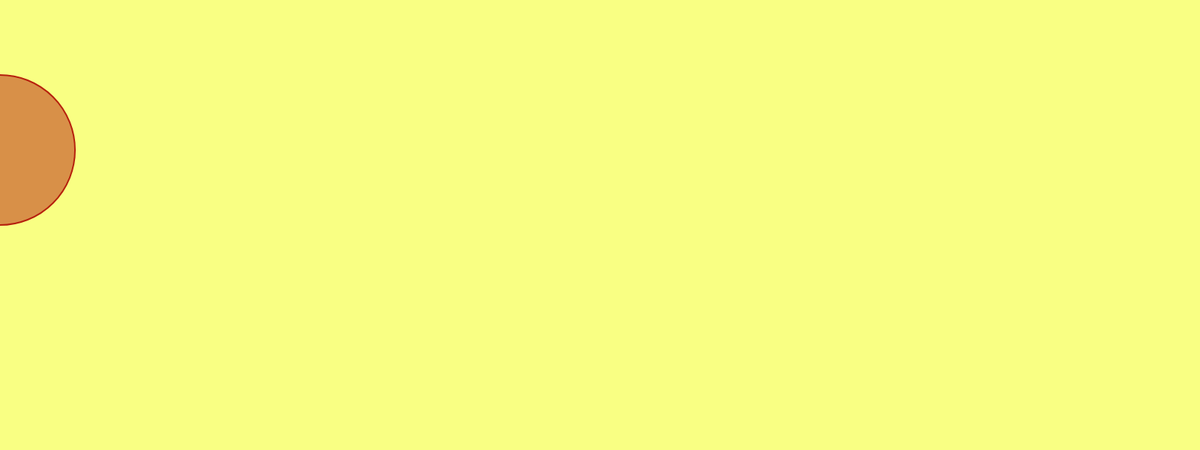
Frame 1 (no input)
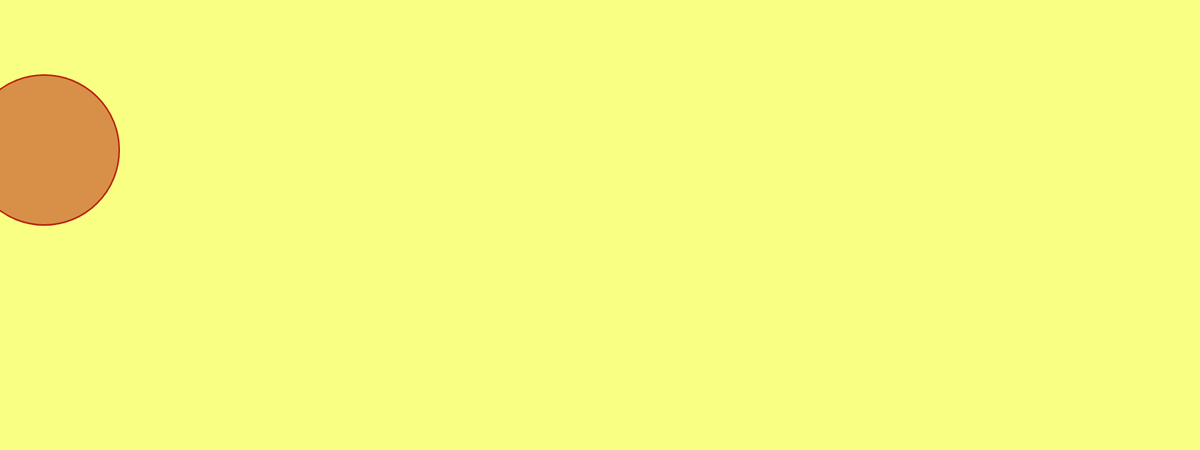
Frame 60 (no input)
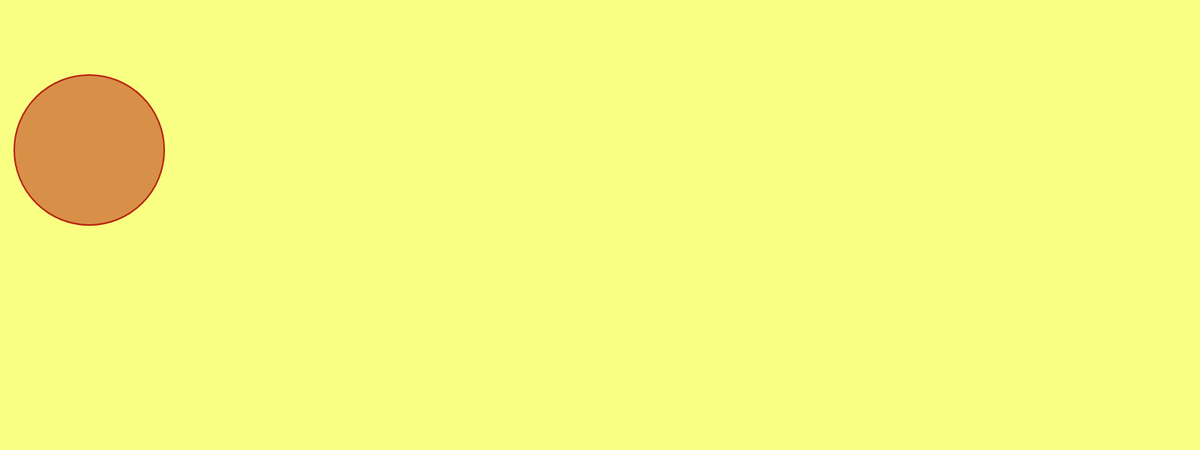
Frame 120 (the mouse pressed at the canvas centre since frame 60)

The p5.js sketch that drew these frames (run headless with seeded random() and noise() and a simulated clock; from frame 60 on, the mouse is pressed at the canvas centre):

// p5.js sketch
// ── sketch.js
var r, g, b;
var circleX=0;
function setup() {
  createCanvas(1600, 600);
  // Pick colors randomly
  r = random(255);
  g = random(155);
  b = random(17);
}

function draw() {
  background(249, 255, 131  );
  strokeWeight(2);
  stroke(r, g, b);
  fill(r, g, b, 127);
  ellipse(circleX, 200, 200, 200);
  circleX=circleX+1;
}


function mousePressed() {
  var d = dist(mouseX, mouseY, 360, 200);
  if (d < 100) {
    r = random(255);
    g = random(255);
    b = random(255);
  }
}
